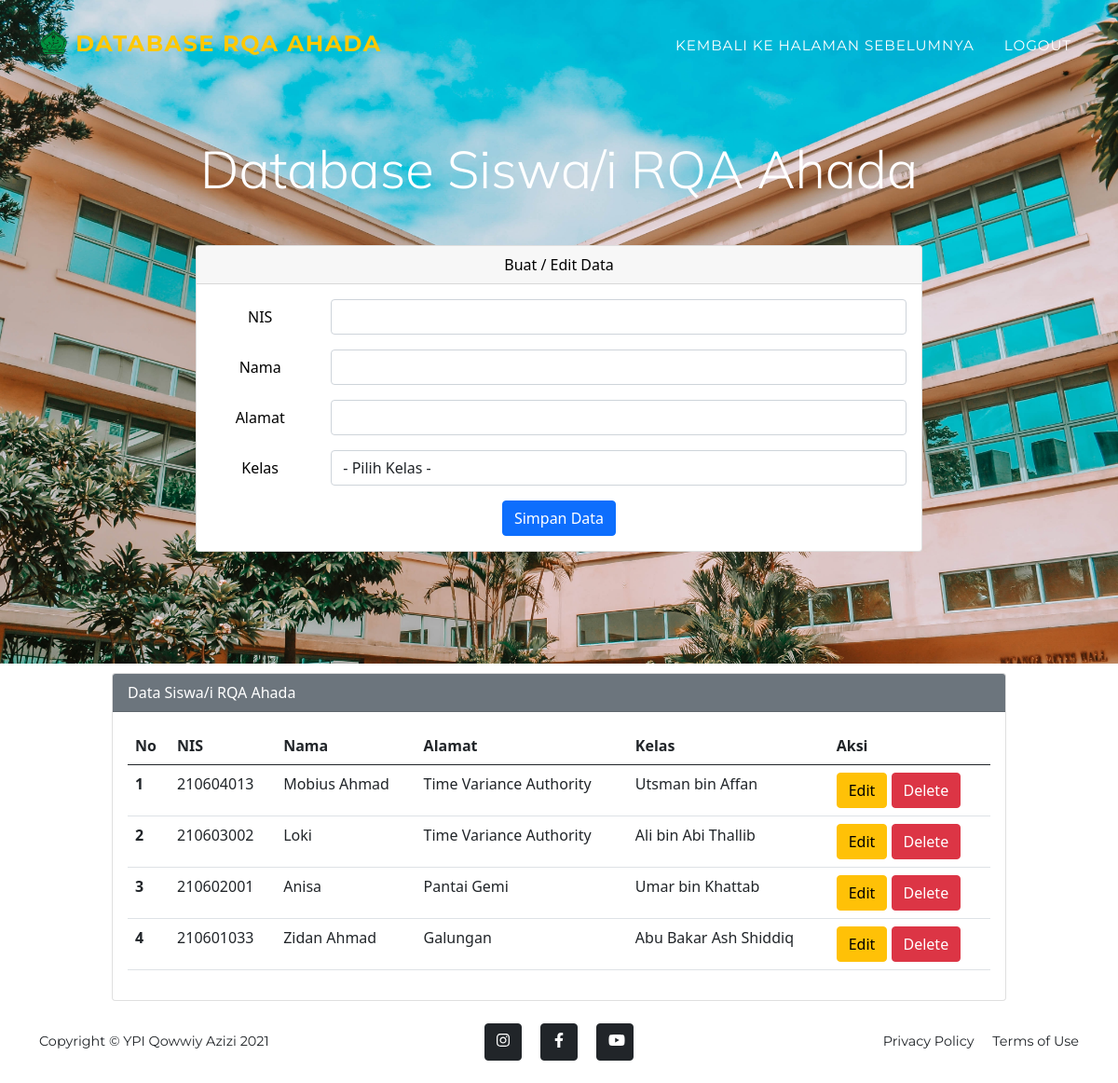
/data_rqa.php (signed in), run on the app's committed database.
### tables this page shows
CREATE TABLE `dbrqa` (
  `id` int(200) NOT NULL,
  `nis` varchar(333) NOT NULL,
  `nama` varchar(333) NOT NULL,
  `alamat` varchar(333) NOT NULL,
  `kelas` varchar(333) NOT NULL
);

### data_rqa.php (the view, shortened to what this page needs)
<?php
$host       = "localhost";
$user       = "root";
$pass       = "";
$db         = "dbsekolah";
$koneksi    = mysqli_connect($host, $user, $pass, $db);
$nis        = "";
$nama       = "";
$alamat     = "";
?>
<!DOCTYPE html>
<html lang="en">
    <head>
        <link href="styles.css" rel="stylesheet" />
        <link href="https://cdn.jsdelivr.net/npm/bootstrap@5.0.0-beta2/dist/css/bootstrap.min.css" rel="stylesheet">
    </head>
    <body id="page-top">
        <nav class="navbar navbar-expand-lg navbar-dark fixed-top" id="mainNav">
            <div class="container">
                <a class="navbar-brand" href="#page-top"><img src="YPI.png" class="mb-2" alt="..." />      Database RQA Ahada</a>
                <div class="collapse navbar-collapse" id="navbarResponsive">
                    <ul class="navbar-nav text-uppercase ms-auto py-4 py-lg-0">
                        <li class="nav-item"><a class="nav-link" href="landing-page-tendik.php">Kembali Ke Halaman Sebelumnya</a></li>
                        <li class="nav-item"><a class="nav-link" href="logout.php">Logout</a></li>
                    </ul>
                </div>
            </div>
        </nav>
        <header class="masthead" style="padding-bottom: 10%;
                                        padding-top: 100px;">
        <div class="jumbotron">
            <div class="container">
                <div class="col-lg-12 text-center mt-5 mb-5">
                    <h3 class="display-4" id="font-amru">Database Siswa/i RQA Ahada</h3>
                </div>
            </div>
        </div>
        <div class="mx-auto">
            <div class="card">
                <div class="card-header" style="color : black">
                    Buat / Edit Data
                </div>
                <div class="card-body">
                    <form action="" method="POST">
                        <div class="mb-3 row">
                            <label for="nis" class="col-sm-2 col-form-label" style="color: black">NIS</label>
                            <div class="col-sm-10">
                                <input type="text" class="form-control" id="nis" name="nis" value="<?php echo $nis ?>">
                            </div>
                        </div>
                        <div class="mb-3 row">
                            <label for="nama" class="col-sm-2 col-form-label" style="color : black">Nama</label>
                            <div class="col-sm-10">
                                <input type="text" class="form-control" id="nama" name="nama" value="<?php echo $nama ?>">
                            </div>
                        </div>
                        <div class="mb-3 row">
                            <label for="alamat" class="col-sm-2 col-form-label" style="color : black">Alamat</label>
                            <div class="col-sm-10">
                                <input type="text" class="form-control" id="alamat" name="alamat" value="<?php echo $alamat ?>">
                            </div>
                        </div>
                        <div class="mb-3 row">
                            <label for="kelas" class="col-sm-2 col-form-label" style="color : black">Kelas</label>
                            <div class="col-sm-10">
                                <select class="form-control" name="kelas" id="kelas">
                                    <option value="">- Pilih Kelas -</option>
                                </select>
                            </div>
                        </div>
                        <div class="col-12">
                            <input type="submit" name="simpan" value="Simpan Data" class="btn btn-primary" />
                        </div>
                    </form>
                </div>
            </div>
            </div>
            </header>
        <div class="mx-auto" style="width: 80%">
            <div class="card">
                <div class="card-header text-white bg-secondary">
                    Data Siswa/i RQA Ahada
                </div>
                <div class="card-body">
                    <table class="table">
                        <thead>
                            <tr>
                                <th scope="col">No</th>
                                <th scope="col">NIS</th>
                                <th scope="col">Nama</th>
                                <th scope="col">Alamat</th>
                                <th scope="col">Kelas</th>
                                <th scope="col">Aksi</th>
                            </tr>
                        </thead>
                        <tbody>
                            <?php
                            $sql2   = "select * from dbrqa order by id desc";
                            $q2     = mysqli_query($koneksi, $sql2);
                            $urut   = 1;
                            while ($r2 = mysqli_fetch_array($q2)) {
                                $id         = $r2['id'];
                                $nis        = $r2['nis'];
                                $nama       = $r2['nama'];
                                $alamat     = $r2['alamat'];
                                $kelas      = $r2['kelas'];
                            ?>
                                <tr>
                                    <th scope="row"><?php echo $urut++ ?></th>
                                    <td scope="row"><?php echo $nis ?></td>
                                    <td scope="row"><?php echo $nama ?></td>
                                    <td scope="row"><?php echo $alamat ?></td>
                                    <td scope="row"><?php echo $kelas ?></td>
                                    <td scope="row">
                                        <a href="data_rqa.php?op=edit&id=<?php echo $id ?>"><button type="button" class="btn btn-warning">Edit</button></a>
                                        <a href="data_rqa.php?op=delete&id=<?php echo $id?>" onclick="return confirm('Yakin mau delete data?')"><button type="button" class="btn btn-danger">Delete</button></a>
                                    </td>
                                </tr>
                            <?php
                            }
                            ?>
                        </tbody>
                    </table>
                </div>
            </div>
        </div>
        <footer class="footer py-4">
            <div class="container">
                <div class="row align-items-center">
                    <div class="col-lg-4 text-lg-start">Copyright &copy; YPI Qowwiy Azizi 2021</div>
                    <div class="col-lg-4 my-3 my-lg-0">
                        <a class="btn btn-dark btn-social mx-2" href="https://www.instagram.com/"><i class="fab fa-instagram"></i></a>
                        <a class="btn btn-dark btn-social mx-2" href="https://id-id.facebook.com/"><i class="fab fa-facebook-f"></i></a>
                        <a class="btn btn-dark btn-social mx-2" href="https://www.youtube.com/"><i class="fab fa-youtube"></i></a>
                    </div>
                    <div class="col-lg-4 text-lg-end">
                        <a class="link-dark text-decoration-none me-3" href="#!">Privacy Policy</a>
                        <a class="link-dark text-decoration-none" href="#!">Terms of Use</a>
                    </div>
                </div>
            </div>
        </footer>
    </body>
</html>

### data_rqa.php (style rules this page uses)
.mx-auto { width: 65%; }
.card { margin-top: 10px; }
#font-amru { font-family: 'Mulish', sans-serif; }

### data on the page
dbrqa: nis "210604013", nama "Mobius Ahmad", alamat "Time Variance Authority", kelas "Utsman bin Affan"
dbrqa: nis "210603002", nama "Loki", alamat "Time Variance Authority", kelas "Ali bin Abi Thallib"
dbrqa: nis "210602001", nama "Anisa", alamat "Pantai Gemi", kelas "Umar bin Khattab"
dbrqa: nis "210601033", nama "Zidan Ahmad", alamat "Galungan", kelas "Abu Bakar Ash Shiddiq"
